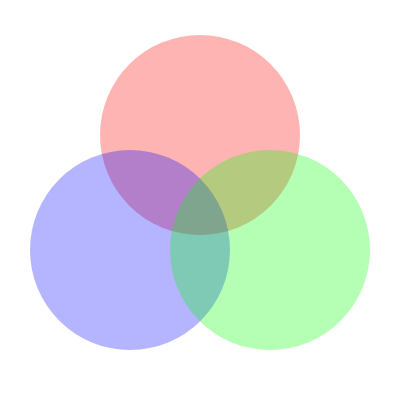
Frame 1 (no input)
Frame 60 (no input): identical to frame 1, image omitted
Frame 120 (the mouse pressed at the canvas centre since frame 60): identical to frame 1, image omitted

The p5.js sketch that drew this single still picture (run headless with seeded random() and noise() and a simulated clock; from frame 60 on, the mouse is pressed at the canvas centre):

// p5.js sketch
// ── sketch.js
function setup() {
  createCanvas(400, 400);
}

function draw() {
  background('white');
  
  noStroke();
  fill(255, 0, 0, 75);
  circle(200,135,200);
  
  fill(0, 0, 255, 75);
    circle(130,250,200);

  fill(0, 255, 0, 75);
  circle(270,250,200);
  
}
